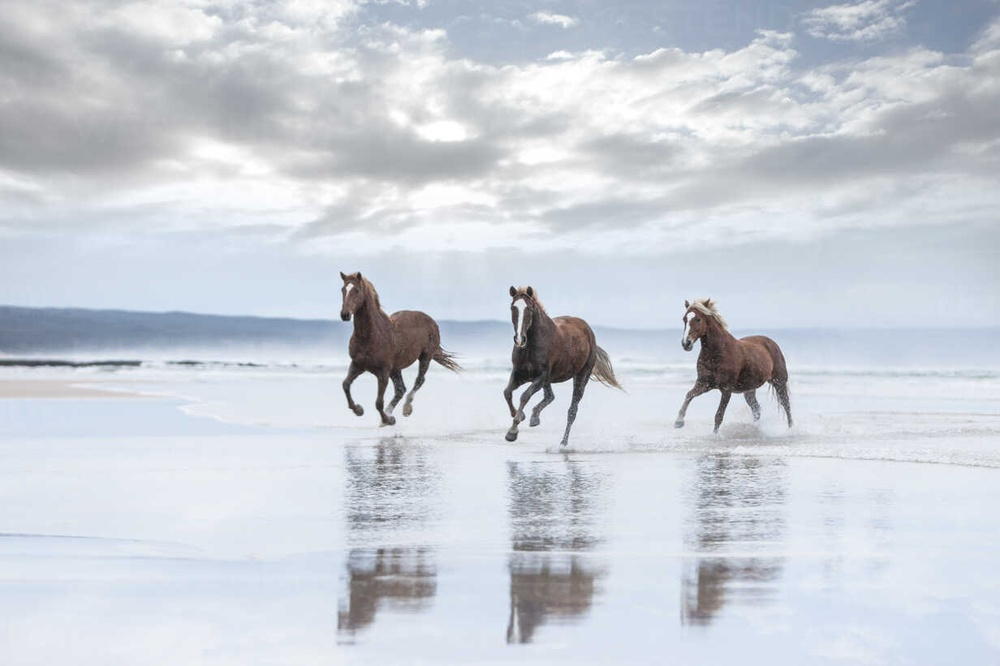
#> input picture data/examples/horses.jpg, 1000 x 666 px, shrunk from 1232 x 821 before the run
$ jupyter execute 1.0-tk-segment-test.ipynb
#> lines starting #> are read from the running program, lines starting #| are printed output that depends on the picture; long printed decimals are rounded
[cell 1]
import matplotlib.pyplot as plt
from matplotlib.image import imread

import numpy as np
import cv2

[cell 2]
IMAGE_FILE = '../data/examples/horses.jpg'

BLOCK_SIZE = 64
assert BLOCK_SIZE % 2 == 0

def BLOCK(x, y, dim = None, size = BLOCK_SIZE):
	if dim != None:
		return np.s_[x : x + size, y : y + size, dim]
	return np.s_[x : x + size, y : y + size]

[cell 3]
plt.rcParams['figure.figsize'] = [6, 6]

image = imread(IMAGE_FILE)
#> image is the input picture: shape (666, 1000, 3); mean R, G, B 202.9, 208.5, 216.9

plt.figure()
plt.imshow(image)

print(image.shape)
#| (666, 1000, 3)

[cell 4]
def cut(value, multiple = BLOCK_SIZE):
	return int(multiple * np.floor(value / multiple))

print('original:', image.shape)
#| original: (666, 1000, 3)

sliced = np.s_[0 : cut(image.shape[0]), 0 : cut(image.shape[1])]
image = image[sliced]
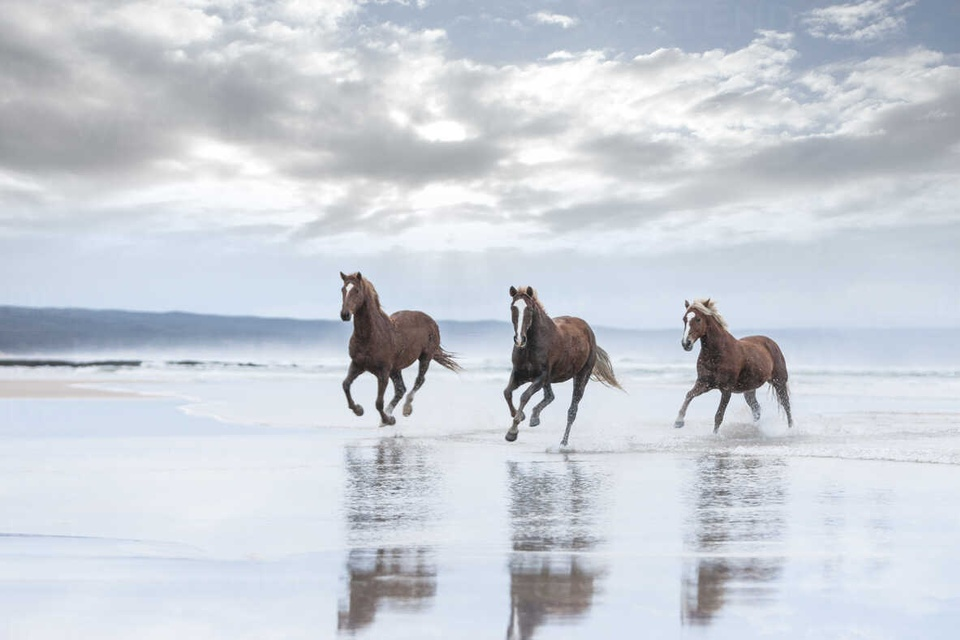
#> image: shape (640, 960, 3); mean R, G, B 202.3, 207.8, 215.9

print('cut:', image.shape)
#| cut: (640, 960, 3)

num_blocks = (image.shape[0] // BLOCK_SIZE) * (image.shape[1] // BLOCK_SIZE)
#> num_blocks = 150
block_shape = (image.shape[0] // BLOCK_SIZE, image.shape[1] // BLOCK_SIZE)
#> block_shape = (10, 15)
print('num blocks:', num_blocks)
#| num blocks: 150

# plt.figure()
# plt.imshow(image)

[cell 5]
gray = image.mean(axis = 2)
vals = image.mean(axis = 2).flatten()

b, bins, patches = plt.hist(vals, 255)
#> b = 255 values, max 28591 at index 230, min 0 at index 1, mean 2409.4; bins = 256 values from 19 to 255; patches = 255 items
plt.xlim([0, 255])
plt.show()
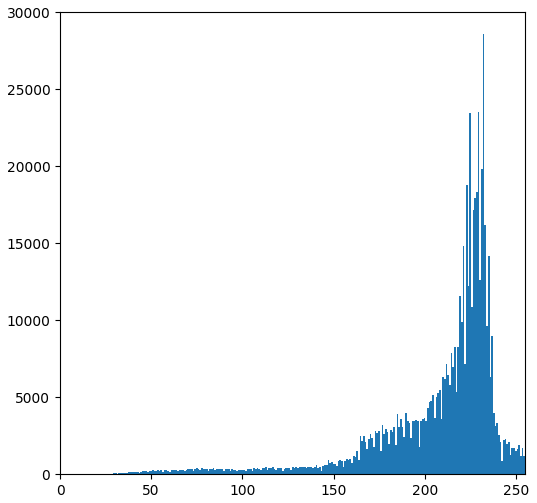
#> figure drawn by matplotlib, 1 panel; tallest bar 28591 high, from x = 231.9 to 232.8

[cell 6]
def inverse_std_score(pixels):
	return 1 / (np.std(pixels) + 1)

WORST_STD = (255 - 0) / 2

def linear_std_score(pixels):
	return 1.0 - np.std(pixels) / WORST_STD

# def sigmoid_std_score(pixels):
# 	return 1 / (1 + np.exp(-linear_std_score(pixels)))

print('inverse', inverse_std_score(image))
#| inverse 0.02701
print('linear ', linear_std_score(image))
#| linear  0.7175
# print('sigmoid', sigmoid_std_score(image))

[cell 7]
# scores = np.zeros((image.shape[0], image.shape[1]), dtype = np.uint8)

scores = np.zeros(block_shape, dtype = float)
slices = np.zeros(block_shape, dtype = object)

for i in np.r_[:image.shape[0] : BLOCK_SIZE]:
	for j in np.r_[:image.shape[1] : BLOCK_SIZE]:
		# scores[BLOCK(i, j)] = np.ones((BLOCK_SIZE, BLOCK_SIZE)) * linear_std_score(gray[BLOCK(i, j)]) * 255

		scores[i // BLOCK_SIZE, j // BLOCK_SIZE] = linear_std_score(gray[BLOCK(i, j)])
		slices[i // BLOCK_SIZE, j // BLOCK_SIZE] = BLOCK(i, j)

# scores[:, ::BLOCK_SIZE] = 0
# scores[::BLOCK_SIZE, :] = 0

# print(scores.flatten())

plt.figure()
plt.imshow(scores * 255, cmap = 'gray')
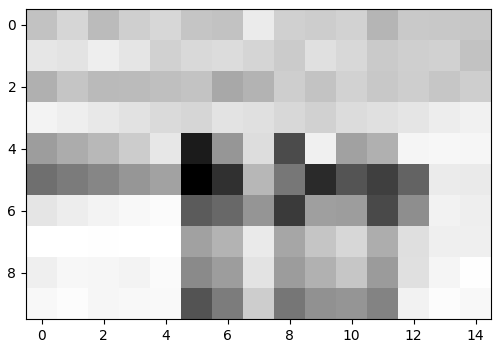
#> figure drawn by matplotlib, 1 panel

[cell 8]
worst = np.where(scores == scores.min())
#> worst = ([5], [5])
print(worst)
#| (array([5]), array([5]))

b = BLOCK(worst[0][0] * BLOCK_SIZE, worst[1][0] * BLOCK_SIZE)
print(b)
#| (slice(320, 384, None), slice(320, 384, None))

plt.figure()
plt.imshow(image[b], cmap = 'gray')
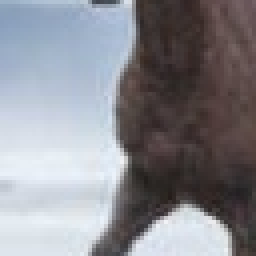
#> shown: shape (64, 64, 3) (shown 4 times larger); mean R, G, B 137.3, 137.6, 143.9

[cell 9]
def insert_expansion(slices, index):

	sect = slices[index]

	r_start = sect[0].start
	r_stop = sect[0].stop

	c_start = sect[1].start

	dim = r_stop - r_start
	h_dim = int(dim / 2)

	TL = BLOCK(r_start, c_start, size = h_dim)
	TR = BLOCK(r_start, c_start + h_dim, size = h_dim)
	BL = BLOCK(r_start + h_dim, c_start, size = h_dim)
	BR = BLOCK(r_start + h_dim, c_start + h_dim, size = h_dim)

	splits = np.array([TL, TR, BL, BR], dtype = object)

	# [4 lines of commented-out code are left out]

	a = np.asarray(slices).tolist()

	l = splits.tolist()

	a = np.array(a[:index] + l + a[index + 1:])
	# a[index] = splits.tolist()

	# print(splits.tolist())
	# print()

	return a

	# return new_slices


a = np.array([BLOCK(0, 0), BLOCK(0, 64), BLOCK(64, 0), BLOCK(64, 64)])

b = insert_expansion(a, 0)

print(b)

[cell 10]
part = gray.copy()
part[:, ::BLOCK_SIZE] = 0
part[::BLOCK_SIZE, :] = 0
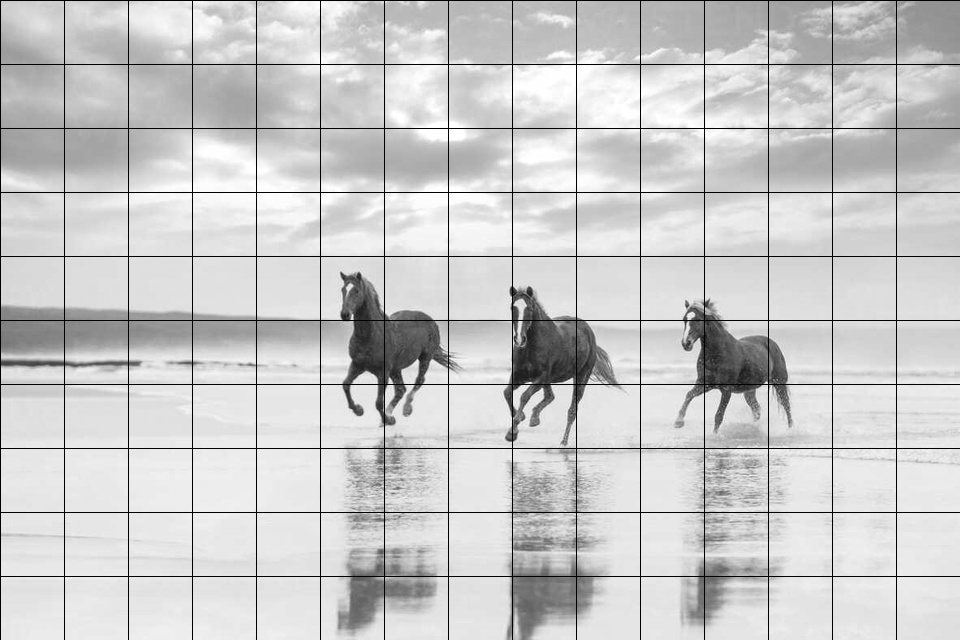
#> part: shape (640, 960) float64; min 0, max 255, mean 202.3

# [4 lines of commented-out code are left out]

plt.figure()
plt.imshow(part, cmap = 'gray')
